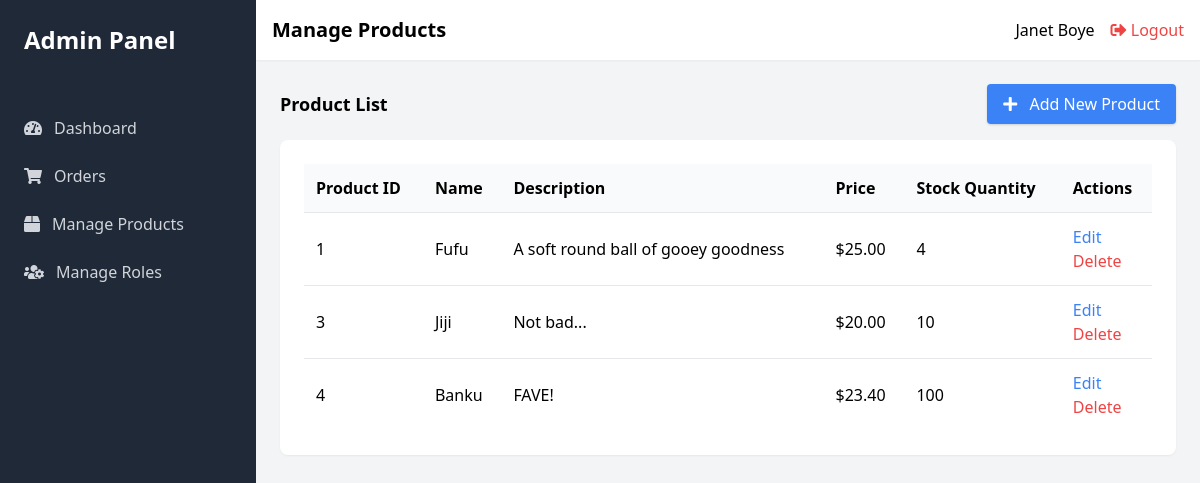
/view/manage_products.php (signed in), run on the app's committed database.
### tables this page shows
CREATE TABLE `products` (
  `product_id` int(11) NOT NULL,
  `pname` varchar(100) NOT NULL,
  `description` text NOT NULL,
  `price` decimal(10,2) NOT NULL,
  `stock_qty` int(11) DEFAULT NULL
);

### controllers/product_controller.php (called while the page is built, shortened)
<?php
require_once("../classes/product_class.php");
function getProductsController() {
    $products = new Product();
    return $products->getProducts();
}
?>

### classes/product_class.php (called while the page is built, shortened)
<?php
require_once("../settings/db_class.php");
class Product extends db_connection
{
    public function getProducts() {
        $ndb = new db_connection();
        $sql = "SELECT * FROM `products`";
        if ($ndb->db_query($sql)) {
            $products = $ndb->db_fetch_all();
            if ($products) {
                return $products;
            }
        }
        return [];
    }
}
?>

### settings/db_class.php (called while the page is built, shortened)
<?php
if (!class_exists('db_connection')) {
	class db_connection
	{
		public $db = null;
		public $results = null;
		function db_connect()
		{
			$this->db = mysqli_connect(SERVER, USERNAME, PASSWORD, DATABASE);
			if (mysqli_connect_errno()) {
				return false;
			} else {
				return true;
			}
		}
		function db_query($sqlQuery)
		{
			$this->results = mysqli_query($this->db, $sqlQuery);
			if ($this->results == false) {
				return false;
			} else {
				return true;
			}
		}
		function db_fetch_all()
		{
			return mysqli_fetch_all($this->results, MYSQLI_ASSOC);
		}
	}
}
?>

### view/manage_products.php (the view, shortened to what this page needs)
<?php
$role = $_SESSION['user_role'];
require_once('../controllers/product_controller.php');
$products = getProductsController();
?>
<!DOCTYPE html>
<html lang="en">
<head>
    <link href="https://cdn.jsdelivr.net/npm/tailwindcss@2.2.16/dist/tailwind.min.css" rel="stylesheet">
    <link rel="stylesheet" href="https://cdnjs.cloudflare.com/ajax/libs/font-awesome/5.15.3/css/all.min.css">
</head>
<body>
    <div class="flex h-screen bg-gray-100">
        <div class="w-64 bg-gray-800">
            <div class="p-6">
                <h1 class="text-2xl font-bold text-white">Admin Panel</h1>
            </div>
            <nav class="mt-6">
                <a href="admin.php" class="flex items-center py-3 px-6 text-gray-300 hover:bg-gray-700 hover:text-white transition-all duration-200">
                    <i class="fas fa-tachometer-alt mr-3"></i> Dashboard
                </a>
                <?php if ($role === 'administrator' || $role === 'sales personnel') { ?>
                    <a href="manage_orders.php" class="flex items-center py-3 px-6 text-gray-300 hover:bg-gray-700 hover:text-white transition-all duration-200">
                        <i class="fas fa-shopping-cart mr-3"></i> Orders
                    </a>
                <?php } ?>
                <?php if ($role === 'administrator' || $role === 'inventory manager') { ?>
                    <a href="manage_products.php" class="flex items-center py-3 px-6 text-gray-300 hover:bg-gray-700 hover:text-white transition-all duration-200">
                        <i class="fas fa-box mr-3"></i> Manage Products
                    </a>
                <?php } ?>
                <?php if ($role === 'administrator') { ?>
                    <a href="manage_roles.php" class="flex items-center py-3 px-6 text-gray-300 hover:bg-gray-700 hover:text-white transition-all duration-200">
                        <i class="fas fa-users-cog mr-3"></i> Manage Roles
                    </a>
                <?php } ?>
            </nav>
        </div>
        <div class="flex-1 overflow-x-hidden overflow-y-auto">
            <header class="bg-white shadow-sm p-4">
                <div class="flex items-center justify-between">
                    <h2 class="text-xl font-semibold">Manage Products</h2>
                    <div class="flex items-center">
                        <span class="mr-4"><?php echo $_SESSION['user_name']; ?></span>
                        <a href="../actions/logout_action.php" class="text-red-500 hover:text-red-700">
                            <i class="fas fa-sign-out-alt"></i> Logout
                        </a>
                    </div>
                </div>
            </header>
            <main class="p-6">
                <div class="flex justify-between items-center mb-4">
                    <h3 class="text-lg font-semibold">Product List</h3>
                    <a href="add_product.php" class="bg-blue-500 hover:bg-blue-700 text-white py-2 px-4 rounded shadow">
                        <i class="fas fa-plus mr-2"></i> Add New Product
                    </a>
                </div>
                <div class="bg-white p-6 rounded-lg shadow-sm">
                    <table class="w-full">
                        <thead>
                            <tr class="bg-gray-50">
                                <th class="p-3 text-left">Product ID</th>
                                <th class="p-3 text-left">Name</th>
                                <th class="p-3 text-left">Description</th>
                                <th class="p-3 text-left">Price</th>
                                <th class="p-3 text-left">Stock Quantity</th>
                                <th class="p-3 text-left">Actions</th>
                            </tr>
                        </thead>
                        <tbody>
                            <?php foreach ($products as $product) { ?>
                                <tr class="border-t">
                                    <td class="p-3"><?php echo $product['product_id']; ?></td>
                                    <td class="p-3"><?php echo $product['pname']; ?></td>
                                    <td class="p-3"><?php echo $product['description']; ?></td>
                                    <td class="p-3">$<?php echo $product['price']; ?></td>
                                    <td class="p-3"><?php echo $product['stock_qty']; ?></td>
                                    <td class="p-3">
                                        <form action ="edit_product.php" method = "GET">
                                            <button type="submit" class="text-blue-500">Edit</button>
                                        </form>
                                        <form action = "../actions/delete_product_action.php" method = "POST">
                                            <button class="text-red-500">Delete</button>
                                        </form>
                                    </td>
                                </tr>
                            <?php } ?>
                        </tbody>
                    </table>
                </div>
            </main>
        </div>
    </div>
</body>
</html>

### data on the page
products: product_id "1", pname "Fufu", description "A soft round ball of gooey goodness", price "25.00", stock_qty "4"
products: product_id "3", pname "Jiji", description "Not bad...", price "20.00", stock_qty "10"
products: product_id "4", pname "Banku", description "FAVE!", price "23.40", stock_qty "100"

### other printed values
$_SESSION['user_name'] "Janet Boye"
